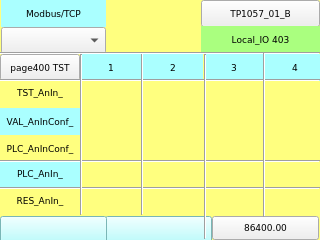
<?xml version="1.0" encoding="UTF-8"?>
<ui version="4.0">
 <class>page403</class>
 <widget class="QWidget" name="page403">
  <property name="geometry">
   <rect>
    <x>0</x>
    <y>0</y>
    <width>320</width>
    <height>240</height>
   </rect>
  </property>
  <property name="minimumSize">
   <size>
    <width>320</width>
    <height>240</height>
   </size>
  </property>
  <property name="maximumSize">
   <size>
    <width>320</width>
    <height>240</height>
   </size>
  </property>
  <property name="windowTitle">
   <string>page403</string>
  </property>
  <property name="styleSheet">
   <string notr="true">QWidget#page403
{
background-color: rgb(255, 255, 127);
}</string>
  </property>
  <widget class="Line" name="line_vt_2">
   <property name="geometry">
    <rect>
     <x>195</x>
     <y>54</y>
     <width>20</width>
     <height>185</height>
    </rect>
   </property>
   <property name="font">
    <font>
     <family>DejaVu Sans Mono</family>
     <pointsize>7</pointsize>
    </font>
   </property>
   <property name="orientation">
    <enum>Qt::Vertical</enum>
   </property>
  </widget>
  <widget class="Line" name="line_vt_1">
   <property name="geometry">
    <rect>
     <x>80</x>
     <y>54</y>
     <width>3</width>
     <height>161</height>
    </rect>
   </property>
   <property name="font">
    <font>
     <family>DejaVu Sans Mono</family>
     <pointsize>7</pointsize>
    </font>
   </property>
   <property name="orientation">
    <enum>Qt::Vertical</enum>
   </property>
  </widget>
  <widget class="ATCMbutton" name="atcmButton_MENU">
   <property name="geometry">
    <rect>
     <x>201</x>
     <y>0</y>
     <width>119</width>
     <height>27</height>
    </rect>
   </property>
   <property name="font">
    <font>
     <family>DejaVu Sans</family>
     <pointsize>7</pointsize>
    </font>
   </property>
   <property name="checkable">
    <bool>false</bool>
   </property>
   <property name="toolTip">
    <string/>
   </property>
   <property name="whatsThis">
    <string>ATCMbutton widget</string>
   </property>
   <property name="pageName">
    <string>menu</string>
   </property>
   <property name="passwordVar">
    <string/>
   </property>
   <property name="statusvar">
    <string/>
   </property>
   <property name="viewStatus">
    <bool>false</bool>
   </property>
   <property name="visibilityVar">
    <string/>
   </property>
   <property name="bgColor">
    <color>
     <red>170</red>
     <green>255</green>
     <blue>255</blue>
    </color>
   </property>
   <property name="bgPressColor">
    <color>
     <red>255</red>
     <green>0</green>
     <blue>0</blue>
    </color>
   </property>
   <property name="text">
    <string>TP1057_01_B</string>
   </property>
   <property name="pressText">
    <string>TP1057_01_B</string>
   </property>
   <property name="borderWidth">
    <number>1</number>
   </property>
   <property name="borderRadius">
    <number>0</number>
   </property>
   <property name="apparence">
    <enum>QFrame::Raised</enum>
   </property>
  </widget>
  <widget class="QLabel" name="label_Qt_Project">
   <property name="geometry">
    <rect>
     <x>201</x>
     <y>26</y>
     <width>119</width>
     <height>27</height>
    </rect>
   </property>
   <property name="font">
    <font>
     <family>DejaVu Sans</family>
     <pointsize>7</pointsize>
    </font>
   </property>
   <property name="styleSheet">
    <string notr="true">background-color: rgb(170, 255, 127);</string>
   </property>
   <property name="text">
    <string>Local_IO 403</string>
   </property>
   <property name="alignment">
    <set>Qt::AlignCenter</set>
   </property>
  </widget>
  <widget class="QLabel" name="label_PLC_DigIn_8">
   <property name="geometry">
    <rect>
     <x>204</x>
     <y>54</y>
     <width>60</width>
     <height>27</height>
    </rect>
   </property>
   <property name="font">
    <font>
     <family>DejaVu Sans</family>
     <pointsize>7</pointsize>
    </font>
   </property>
   <property name="styleSheet">
    <string notr="true">background-color: rgb(170, 255, 255);</string>
   </property>
   <property name="text">
    <string>3</string>
   </property>
   <property name="alignment">
    <set>Qt::AlignCenter</set>
   </property>
  </widget>
  <widget class="QLabel" name="label_PLC_DigIn_1">
   <property name="geometry">
    <rect>
     <x>81</x>
     <y>54</y>
     <width>60</width>
     <height>27</height>
    </rect>
   </property>
   <property name="font">
    <font>
     <family>DejaVu Sans</family>
     <pointsize>7</pointsize>
    </font>
   </property>
   <property name="styleSheet">
    <string notr="true">background-color: rgb(170, 255, 255);</string>
   </property>
   <property name="text">
    <string>1</string>
   </property>
   <property name="alignment">
    <set>Qt::AlignCenter</set>
   </property>
  </widget>
  <widget class="QLabel" name="label_PLC_DigIn_6">
   <property name="geometry">
    <rect>
     <x>143</x>
     <y>54</y>
     <width>60</width>
     <height>27</height>
    </rect>
   </property>
   <property name="font">
    <font>
     <family>DejaVu Sans</family>
     <pointsize>7</pointsize>
    </font>
   </property>
   <property name="styleSheet">
    <string notr="true">background-color: rgb(170, 255, 255);</string>
   </property>
   <property name="text">
    <string>2</string>
   </property>
   <property name="alignment">
    <set>Qt::AlignCenter</set>
   </property>
  </widget>
  <widget class="ATCMtime" name="atcmTime">
   <property name="geometry">
    <rect>
     <x>105</x>
     <y>216</y>
     <width>107</width>
     <height>27</height>
    </rect>
   </property>
   <property name="font">
    <font>
     <family>DejaVu Sans</family>
     <pointsize>7</pointsize>
    </font>
   </property>
   <property name="styleSheet">
    <string notr="true">background-color: rgb(170, 255, 255);</string>
   </property>
   <property name="toolTip">
    <string>ATCM QTime</string>
   </property>
   <property name="whatsThis">
    <string>ATCMtime widget</string>
   </property>
   <property name="bgColor">
    <color>
     <red>170</red>
     <green>255</green>
     <blue>127</blue>
    </color>
   </property>
   <property name="borderColor">
    <color alpha="0">
     <red>0</red>
     <green>0</green>
     <blue>0</blue>
    </color>
   </property>
   <property name="fontColor">
    <color>
     <red>0</red>
     <green>0</green>
     <blue>0</blue>
    </color>
   </property>
   <property name="borderWidth">
    <number>0</number>
   </property>
   <property name="borderRadius">
    <number>0</number>
   </property>
  </widget>
  <widget class="ATCMbutton" name="atcmButton_page400">
   <property name="geometry">
    <rect>
     <x>0</x>
     <y>54</y>
     <width>80</width>
     <height>27</height>
    </rect>
   </property>
   <property name="font">
    <font>
     <family>DejaVu Sans</family>
     <pointsize>7</pointsize>
    </font>
   </property>
   <property name="toolTip">
    <string/>
   </property>
   <property name="whatsThis">
    <string>ATCMbutton widget</string>
   </property>
   <property name="pageName">
    <string>page400</string>
   </property>
   <property name="statusvar">
    <string/>
   </property>
   <property name="viewStatus">
    <bool>false</bool>
   </property>
   <property name="visibilityVar">
    <string/>
   </property>
   <property name="bgColor">
    <color>
     <red>170</red>
     <green>255</green>
     <blue>255</blue>
    </color>
   </property>
   <property name="text">
    <string>page400 TST</string>
   </property>
   <property name="pressText">
    <string>page400 TST</string>
   </property>
   <property name="borderWidth">
    <number>0</number>
   </property>
   <property name="borderRadius">
    <number>0</number>
   </property>
   <property name="apparence">
    <enum>QFrame::Raised</enum>
   </property>
  </widget>
  <widget class="ATCMdate" name="atcmDate">
   <property name="geometry">
    <rect>
     <x>0</x>
     <y>216</y>
     <width>107</width>
     <height>27</height>
    </rect>
   </property>
   <property name="font">
    <font>
     <family>DejaVu Sans</family>
     <pointsize>7</pointsize>
    </font>
   </property>
   <property name="styleSheet">
    <string notr="true">background-color: rgb(170, 255, 255);</string>
   </property>
   <property name="toolTip">
    <string>ATCM QDate</string>
   </property>
   <property name="whatsThis">
    <string>ATCMdate widget</string>
   </property>
   <property name="bgColor">
    <color>
     <red>170</red>
     <green>255</green>
     <blue>127</blue>
    </color>
   </property>
   <property name="borderColor">
    <color alpha="0">
     <red>0</red>
     <green>0</green>
     <blue>0</blue>
    </color>
   </property>
   <property name="fontColor">
    <color>
     <red>0</red>
     <green>0</green>
     <blue>0</blue>
    </color>
   </property>
   <property name="borderWidth">
    <number>0</number>
   </property>
   <property name="borderRadius">
    <number>0</number>
   </property>
   <property name="format">
    <enum>ATCMdate::YYYY_MM_DD</enum>
   </property>
  </widget>
  <widget class="ATCMlabel" name="atcmLabel_PLC_time">
   <property name="geometry">
    <rect>
     <x>212</x>
     <y>216</y>
     <width>107</width>
     <height>24</height>
    </rect>
   </property>
   <property name="font">
    <font>
     <family>DejaVu Sans</family>
     <pointsize>7</pointsize>
    </font>
   </property>
   <property name="text">
    <string>86400.00</string>
   </property>
   <property name="toolTip">
    <string>PLC_time</string>
   </property>
   <property name="whatsThis">
    <string>ATCMlabel widget</string>
   </property>
   <property name="variable">
    <string>PLC_time</string>
   </property>
   <property name="refresh">
    <number>500</number>
   </property>
   <property name="max">
    <string>0</string>
   </property>
   <property name="min">
    <string>0</string>
   </property>
   <property name="viewStatus">
    <bool>false</bool>
   </property>
   <property name="visibilityVar">
    <string/>
   </property>
   <property name="bgColor">
    <color>
     <red>170</red>
     <green>255</green>
     <blue>127</blue>
    </color>
   </property>
   <property name="borderWidth">
    <number>0</number>
   </property>
   <property name="borderRadius">
    <number>0</number>
   </property>
  </widget>
  <widget class="QLabel" name="label_PLC_DigIn_11">
   <property name="geometry">
    <rect>
     <x>265</x>
     <y>54</y>
     <width>60</width>
     <height>27</height>
    </rect>
   </property>
   <property name="font">
    <font>
     <family>DejaVu Sans</family>
     <pointsize>7</pointsize>
    </font>
   </property>
   <property name="styleSheet">
    <string notr="true">background-color: rgb(170, 255, 255);</string>
   </property>
   <property name="text">
    <string>4</string>
   </property>
   <property name="alignment">
    <set>Qt::AlignCenter</set>
   </property>
  </widget>
  <widget class="QLabel" name="label_TST_DigIn_">
   <property name="geometry">
    <rect>
     <x>0</x>
     <y>79</y>
     <width>80</width>
     <height>27</height>
    </rect>
   </property>
   <property name="font">
    <font>
     <family>DejaVu Sans</family>
     <pointsize>7</pointsize>
    </font>
   </property>
   <property name="styleSheet">
    <string notr="true">background-color: rgb(255, 255, 127);</string>
   </property>
   <property name="text">
    <string>TST_AnIn_</string>
   </property>
   <property name="alignment">
    <set>Qt::AlignCenter</set>
   </property>
  </widget>
  <widget class="QLabel" name="label_PLC_DigIn_">
   <property name="geometry">
    <rect>
     <x>0</x>
     <y>160</y>
     <width>80</width>
     <height>27</height>
    </rect>
   </property>
   <property name="font">
    <font>
     <family>DejaVu Sans</family>
     <pointsize>7</pointsize>
    </font>
   </property>
   <property name="styleSheet">
    <string notr="true">background-color: rgb(170, 255, 255);</string>
   </property>
   <property name="text">
    <string>PLC_AnIn_</string>
   </property>
   <property name="alignment">
    <set>Qt::AlignCenter</set>
   </property>
  </widget>
  <widget class="Line" name="line_hr_1">
   <property name="geometry">
    <rect>
     <x>0</x>
     <y>52</y>
     <width>320</width>
     <height>3</height>
    </rect>
   </property>
   <property name="font">
    <font>
     <pointsize>7</pointsize>
    </font>
   </property>
   <property name="orientation">
    <enum>Qt::Horizontal</enum>
   </property>
  </widget>
  <widget class="Line" name="line_hr_3">
   <property name="geometry">
    <rect>
     <x>0</x>
     <y>160</y>
     <width>320</width>
     <height>3</height>
    </rect>
   </property>
   <property name="font">
    <font>
     <pointsize>7</pointsize>
    </font>
   </property>
   <property name="orientation">
    <enum>Qt::Horizontal</enum>
   </property>
  </widget>
  <widget class="QLabel" name="label_RES_DigIn_">
   <property name="geometry">
    <rect>
     <x>0</x>
     <y>187</y>
     <width>80</width>
     <height>27</height>
    </rect>
   </property>
   <property name="font">
    <font>
     <family>DejaVu Sans</family>
     <pointsize>7</pointsize>
    </font>
   </property>
   <property name="styleSheet">
    <string notr="true">background-color: rgb(255, 255, 127);</string>
   </property>
   <property name="text">
    <string>RES_AnIn_</string>
   </property>
   <property name="alignment">
    <set>Qt::AlignCenter</set>
   </property>
  </widget>
  <widget class="Line" name="line_hr_2">
   <property name="geometry">
    <rect>
     <x>0</x>
     <y>79</y>
     <width>320</width>
     <height>3</height>
    </rect>
   </property>
   <property name="font">
    <font>
     <pointsize>7</pointsize>
    </font>
   </property>
   <property name="orientation">
    <enum>Qt::Horizontal</enum>
   </property>
  </widget>
  <widget class="Line" name="line_hr_4">
   <property name="geometry">
    <rect>
     <x>0</x>
     <y>187</y>
     <width>320</width>
     <height>3</height>
    </rect>
   </property>
   <property name="font">
    <font>
     <pointsize>7</pointsize>
    </font>
   </property>
   <property name="orientation">
    <enum>Qt::Horizontal</enum>
   </property>
  </widget>
  <widget class="QLabel" name="label_PLC_DigIn_13">
   <property name="geometry">
    <rect>
     <x>0</x>
     <y>108</y>
     <width>80</width>
     <height>27</height>
    </rect>
   </property>
   <property name="font">
    <font>
     <family>DejaVu Sans</family>
     <pointsize>7</pointsize>
    </font>
   </property>
   <property name="styleSheet">
    <string notr="true">background-color: rgb(170, 255, 255);</string>
   </property>
   <property name="text">
    <string>VAL_AnInConf_</string>
   </property>
   <property name="alignment">
    <set>Qt::AlignCenter</set>
   </property>
  </widget>
  <widget class="QLabel" name="label_PLC_DigIn_14">
   <property name="geometry">
    <rect>
     <x>0</x>
     <y>135</y>
     <width>80</width>
     <height>27</height>
    </rect>
   </property>
   <property name="font">
    <font>
     <family>DejaVu Sans</family>
     <pointsize>7</pointsize>
    </font>
   </property>
   <property name="styleSheet">
    <string notr="true">background-color: rgb(255, 255, 127);</string>
   </property>
   <property name="text">
    <string>PLC_AnInConf_</string>
   </property>
   <property name="alignment">
    <set>Qt::AlignCenter</set>
   </property>
  </widget>
  <widget class="Line" name="line_vt_3">
   <property name="geometry">
    <rect>
     <x>132</x>
     <y>53</y>
     <width>20</width>
     <height>162</height>
    </rect>
   </property>
   <property name="font">
    <font>
     <family>DejaVu Sans Mono</family>
     <pointsize>7</pointsize>
    </font>
   </property>
   <property name="orientation">
    <enum>Qt::Vertical</enum>
   </property>
  </widget>
  <widget class="Line" name="line_vt_4">
   <property name="geometry">
    <rect>
     <x>254</x>
     <y>52</y>
     <width>20</width>
     <height>165</height>
    </rect>
   </property>
   <property name="font">
    <font>
     <family>DejaVu Sans Mono</family>
     <pointsize>7</pointsize>
    </font>
   </property>
   <property name="orientation">
    <enum>Qt::Vertical</enum>
   </property>
  </widget>
  <widget class="ATCMcombobox" name="atcmComboBox">
   <property name="geometry">
    <rect>
     <x>1</x>
     <y>27</y>
     <width>105</width>
     <height>27</height>
    </rect>
   </property>
   <property name="font">
    <font>
     <family>DejaVu Sans</family>
     <pointsize>7</pointsize>
    </font>
   </property>
   <property name="toolTip">
    <string>TEST_COMMAND</string>
   </property>
   <property name="whatsThis">
    <string>ATCMcombobox widget</string>
   </property>
   <property name="variable">
    <string>TEST_COMMAND</string>
   </property>
   <property name="refresh">
    <number>500</number>
   </property>
   <property name="viewStatus">
    <bool>false</bool>
   </property>
   <property name="writeAcknowledge">
    <bool>false</bool>
   </property>
   <property name="visibilityVar">
    <string/>
   </property>
   <property name="bgColor">
    <color>
     <red>170</red>
     <green>255</green>
     <blue>127</blue>
    </color>
   </property>
   <property name="borderWidth">
    <number>0</number>
   </property>
   <property name="borderRadius">
    <number>0</number>
   </property>
   <property name="mapping">
    <string>0;LOCAL;216;REMOTE;42;DONE</string>
   </property>
  </widget>
  <widget class="QLabel" name="label_Start_3">
   <property name="geometry">
    <rect>
     <x>1</x>
     <y>0</y>
     <width>105</width>
     <height>27</height>
    </rect>
   </property>
   <property name="font">
    <font>
     <family>DejaVu Sans</family>
     <pointsize>7</pointsize>
    </font>
   </property>
   <property name="styleSheet">
    <string notr="true">background-color: rgb(170, 255, 255);</string>
   </property>
   <property name="text">
    <string>Modbus/TCP</string>
   </property>
   <property name="alignment">
    <set>Qt::AlignCenter</set>
   </property>
  </widget>
  <zorder>atcmButton_MENU</zorder>
  <zorder>label_Qt_Project</zorder>
  <zorder>label_PLC_DigIn_8</zorder>
  <zorder>label_PLC_DigIn_1</zorder>
  <zorder>label_PLC_DigIn_6</zorder>
  <zorder>atcmTime</zorder>
  <zorder>atcmButton_page400</zorder>
  <zorder>atcmDate</zorder>
  <zorder>atcmLabel_PLC_time</zorder>
  <zorder>label_PLC_DigIn_11</zorder>
  <zorder>label_TST_DigIn_</zorder>
  <zorder>label_PLC_DigIn_</zorder>
  <zorder>label_RES_DigIn_</zorder>
  <zorder>label_PLC_DigIn_13</zorder>
  <zorder>label_PLC_DigIn_14</zorder>
  <zorder>atcmComboBox</zorder>
  <zorder>label_Start_3</zorder>
  <zorder>line_hr_4</zorder>
  <zorder>line_hr_2</zorder>
  <zorder>line_hr_3</zorder>
  <zorder>line_vt_3</zorder>
  <zorder>line_hr_1</zorder>
  <zorder>line_vt_4</zorder>
  <zorder>line_vt_2</zorder>
  <zorder>line_vt_1</zorder>
 </widget>
 <customwidgets>
  <customwidget>
   <class>ATCMbutton</class>
   <extends>QPushButton</extends>
   <header>atcmplugin.h</header>
  </customwidget>
  <customwidget>
   <class>ATCMcombobox</class>
   <extends>QComboBox</extends>
   <header>atcmplugin.h</header>
  </customwidget>
  <customwidget>
   <class>ATCMdate</class>
   <extends>QPushButton</extends>
   <header>atcmplugin.h</header>
  </customwidget>
  <customwidget>
   <class>ATCMlabel</class>
   <extends>QPushButton</extends>
   <header>atcmplugin.h</header>
  </customwidget>
  <customwidget>
   <class>ATCMtime</class>
   <extends>QPushButton</extends>
   <header>atcmplugin.h</header>
  </customwidget>
 </customwidgets>
 <resources/>
 <connections>
  <connection>
   <sender>atcmButton_MENU</sender>
   <signal>newPage(const char*,bool)</signal>
   <receiver>page403</receiver>
   <slot>goto_page(const char*,bool)</slot>
   <hints>
    <hint type="sourcelabel">
     <x>20</x>
     <y>20</y>
    </hint>
    <hint type="destinationlabel">
     <x>20</x>
     <y>20</y>
    </hint>
   </hints>
  </connection>
  <connection>
   <sender>atcmButton_page400</sender>
   <signal>newPage(const char*,bool)</signal>
   <receiver>page403</receiver>
   <slot>goto_page(const char*,bool)</slot>
   <hints>
    <hint type="sourcelabel">
     <x>20</x>
     <y>20</y>
    </hint>
    <hint type="destinationlabel">
     <x>20</x>
     <y>20</y>
    </hint>
   </hints>
  </connection>
 </connections>
 <slots>
  <slot>goto_page(const char*,bool)</slot>
 </slots>
</ui>
